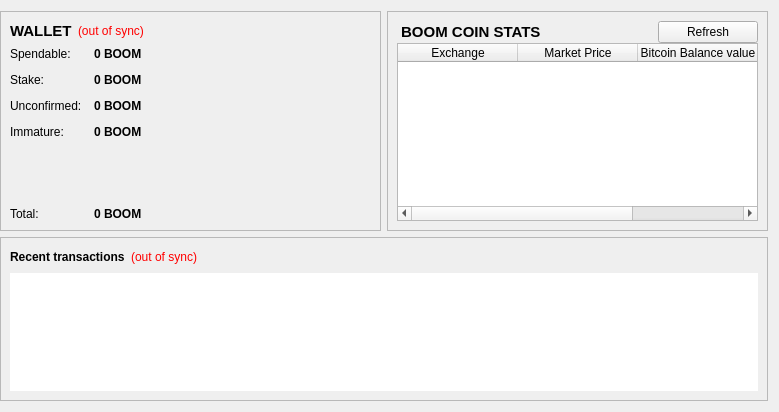
<?xml version="1.0" encoding="UTF-8"?>
<ui version="4.0">
 <class>OverviewPage</class>
 <widget class="QWidget" name="OverviewPage">
  <property name="geometry">
   <rect>
    <x>0</x>
    <y>0</y>
    <width>779</width>
    <height>412</height>
   </rect>
  </property>
  <property name="windowTitle">
   <string>Form</string>
  </property>
  <layout class="QGridLayout" name="gridLayout">
   <property name="leftMargin">
    <number>0</number>
   </property>
   <item row="0" column="0">
    <widget class="QFrame" name="walletContainer">
     <property name="sizePolicy">
      <sizepolicy hsizetype="Preferred" vsizetype="Maximum">
       <horstretch>0</horstretch>
       <verstretch>0</verstretch>
      </sizepolicy>
     </property>
     <property name="maximumSize">
      <size>
       <width>16777215</width>
       <height>220</height>
      </size>
     </property>
     <property name="frameShape">
      <enum>QFrame::StyledPanel</enum>
     </property>
     <property name="frameShadow">
      <enum>QFrame::Raised</enum>
     </property>
     <layout class="QVBoxLayout" name="verticalLayout_4">
      <item>
       <layout class="QHBoxLayout" name="walletHeader">
        <item>
         <widget class="QLabel" name="label_5">
          <property name="font">
           <font>
            <pointsize>11</pointsize>
            <weight>75</weight>
            <bold>true</bold>
           </font>
          </property>
          <property name="styleSheet">
           <string notr="true">background-color: transparent;</string>
          </property>
          <property name="text">
           <string>WALLET</string>
          </property>
         </widget>
        </item>
        <item>
         <widget class="QLabel" name="labelWalletStatus">
          <property name="toolTip">
           <string>The displayed information may be out of date. Your wallet automatically synchronizes with the BoomCoin network after a connection is established, but this process has not completed yet.</string>
          </property>
          <property name="styleSheet">
           <string notr="true">QLabel { color: red;Background-color:transparent }</string>
          </property>
          <property name="text">
           <string notr="true">(out of sync)</string>
          </property>
          <property name="alignment">
           <set>Qt::AlignLeading|Qt::AlignLeft|Qt::AlignVCenter</set>
          </property>
         </widget>
        </item>
        <item>
         <spacer name="horizontalSpacer_2">
          <property name="orientation">
           <enum>Qt::Horizontal</enum>
          </property>
          <property name="sizeHint" stdset="0">
           <size>
            <width>40</width>
            <height>20</height>
           </size>
          </property>
         </spacer>
        </item>
       </layout>
      </item>
      <item>
       <layout class="QFormLayout" name="walletStatus">
        <property name="fieldGrowthPolicy">
         <enum>QFormLayout::AllNonFixedFieldsGrow</enum>
        </property>
        <property name="horizontalSpacing">
         <number>12</number>
        </property>
        <property name="verticalSpacing">
         <number>12</number>
        </property>
        <item row="0" column="0">
         <widget class="QLabel" name="label">
          <property name="styleSheet">
           <string notr="true">background-color: transparent;</string>
          </property>
          <property name="text">
           <string>Spendable:</string>
          </property>
         </widget>
        </item>
        <item row="0" column="1">
         <widget class="QLabel" name="labelBalance">
          <property name="font">
           <font>
            <weight>75</weight>
            <bold>true</bold>
           </font>
          </property>
          <property name="cursor">
           <cursorShape>IBeamCursor</cursorShape>
          </property>
          <property name="toolTip">
           <string>Your current spendable balance</string>
          </property>
          <property name="styleSheet">
           <string notr="true"/>
          </property>
          <property name="text">
           <string notr="true">0 BOOM</string>
          </property>
          <property name="textInteractionFlags">
           <set>Qt::LinksAccessibleByMouse|Qt::TextSelectableByKeyboard|Qt::TextSelectableByMouse</set>
          </property>
         </widget>
        </item>
        <item row="1" column="0">
         <widget class="QLabel" name="label_6">
          <property name="styleSheet">
           <string notr="true">background-color: transparent;</string>
          </property>
          <property name="text">
           <string>Stake:</string>
          </property>
         </widget>
        </item>
        <item row="1" column="1">
         <widget class="QLabel" name="labelStake">
          <property name="font">
           <font>
            <weight>75</weight>
            <bold>true</bold>
           </font>
          </property>
          <property name="cursor">
           <cursorShape>IBeamCursor</cursorShape>
          </property>
          <property name="toolTip">
           <string>Total of coins that was staked, and do not yet count toward the current balance</string>
          </property>
          <property name="text">
           <string notr="true">0 BOOM</string>
          </property>
          <property name="textInteractionFlags">
           <set>Qt::LinksAccessibleByMouse|Qt::TextSelectableByKeyboard|Qt::TextSelectableByMouse</set>
          </property>
         </widget>
        </item>
        <item row="2" column="0">
         <widget class="QLabel" name="label_3">
          <property name="styleSheet">
           <string notr="true">background-color: transparent;</string>
          </property>
          <property name="text">
           <string>Unconfirmed:</string>
          </property>
         </widget>
        </item>
        <item row="2" column="1">
         <widget class="QLabel" name="labelUnconfirmed">
          <property name="font">
           <font>
            <weight>75</weight>
            <bold>true</bold>
           </font>
          </property>
          <property name="cursor">
           <cursorShape>IBeamCursor</cursorShape>
          </property>
          <property name="toolTip">
           <string>Total of transactions that have yet to be confirmed, and do not yet count toward the current balance</string>
          </property>
          <property name="text">
           <string notr="true">0 BOOM</string>
          </property>
          <property name="textInteractionFlags">
           <set>Qt::LinksAccessibleByMouse|Qt::TextSelectableByKeyboard|Qt::TextSelectableByMouse</set>
          </property>
         </widget>
        </item>
        <item row="3" column="0">
         <widget class="QLabel" name="labelImmatureText">
          <property name="styleSheet">
           <string notr="true">background-color: transparent;</string>
          </property>
          <property name="text">
           <string>Immature:</string>
          </property>
         </widget>
        </item>
        <item row="3" column="1">
         <widget class="QLabel" name="labelImmature">
          <property name="font">
           <font>
            <weight>75</weight>
            <bold>true</bold>
           </font>
          </property>
          <property name="toolTip">
           <string>Mined balance that has not yet matured</string>
          </property>
          <property name="text">
           <string notr="true">0 BOOM</string>
          </property>
          <property name="textInteractionFlags">
           <set>Qt::LinksAccessibleByMouse|Qt::TextSelectableByKeyboard|Qt::TextSelectableByMouse</set>
          </property>
         </widget>
        </item>
        <item row="4" column="0">
         <spacer name="verticalSpacer">
          <property name="orientation">
           <enum>Qt::Vertical</enum>
          </property>
          <property name="sizeHint" stdset="0">
           <size>
            <width>20</width>
            <height>40</height>
           </size>
          </property>
         </spacer>
        </item>
        <item row="4" column="1">
         <spacer name="verticalSpacer_2">
          <property name="orientation">
           <enum>Qt::Vertical</enum>
          </property>
          <property name="sizeHint" stdset="0">
           <size>
            <width>20</width>
            <height>40</height>
           </size>
          </property>
         </spacer>
        </item>
        <item row="5" column="0">
         <widget class="QLabel" name="labelTotalText">
          <property name="styleSheet">
           <string notr="true">background-color: transparent;</string>
          </property>
          <property name="text">
           <string>Total:</string>
          </property>
         </widget>
        </item>
        <item row="5" column="1">
         <widget class="QLabel" name="labelTotal">
          <property name="font">
           <font>
            <weight>75</weight>
            <bold>true</bold>
           </font>
          </property>
          <property name="cursor">
           <cursorShape>IBeamCursor</cursorShape>
          </property>
          <property name="toolTip">
           <string>Your current total balance</string>
          </property>
          <property name="text">
           <string notr="true">0 BOOM</string>
          </property>
          <property name="textInteractionFlags">
           <set>Qt::LinksAccessibleByMouse|Qt::TextSelectableByKeyboard|Qt::TextSelectableByMouse</set>
          </property>
         </widget>
        </item>
       </layout>
      </item>
     </layout>
    </widget>
   </item>
   <item row="0" column="1">
    <widget class="QFrame" name="hashTokenStatusContainer">
     <property name="sizePolicy">
      <sizepolicy hsizetype="Preferred" vsizetype="Fixed">
       <horstretch>0</horstretch>
       <verstretch>0</verstretch>
      </sizepolicy>
     </property>
     <property name="maximumSize">
      <size>
       <width>16777215</width>
       <height>220</height>
      </size>
     </property>
     <property name="frameShape">
      <enum>QFrame::StyledPanel</enum>
     </property>
     <property name="frameShadow">
      <enum>QFrame::Raised</enum>
     </property>
     <layout class="QVBoxLayout" name="verticalLayout_2">
      <property name="spacing">
       <number>0</number>
      </property>
      <item>
       <layout class="QHBoxLayout" name="hashTokenStatusHeader">
        <item>
         <widget class="QLabel" name="label_7">
          <property name="font">
           <font>
            <pointsize>11</pointsize>
            <weight>75</weight>
            <bold>true</bold>
           </font>
          </property>
          <property name="styleSheet">
           <string notr="true">background-color: transparent;</string>
          </property>
          <property name="text">
           <string> BOOM COIN STATS</string>
          </property>
          <property name="indent">
           <number>0</number>
          </property>
         </widget>
        </item>
        <item>
         <spacer name="horizontalSpacer_3">
          <property name="orientation">
           <enum>Qt::Horizontal</enum>
          </property>
          <property name="sizeHint" stdset="0">
           <size>
            <width>40</width>
            <height>20</height>
           </size>
          </property>
         </spacer>
        </item>
        <item>
         <widget class="QPushButton" name="btnRefreshMarket">
          <property name="sizePolicy">
           <sizepolicy hsizetype="Minimum" vsizetype="Maximum">
            <horstretch>0</horstretch>
            <verstretch>0</verstretch>
           </sizepolicy>
          </property>
          <property name="minimumSize">
           <size>
            <width>100</width>
            <height>0</height>
           </size>
          </property>
          <property name="text">
           <string>Refresh</string>
          </property>
         </widget>
        </item>
       </layout>
      </item>
      <item>
       <widget class="QTableWidget" name="marketsView">
        <property name="editTriggers">
         <set>QAbstractItemView::NoEditTriggers</set>
        </property>
        <property name="selectionMode">
         <enum>QAbstractItemView::SingleSelection</enum>
        </property>
        <property name="selectionBehavior">
         <enum>QAbstractItemView::SelectRows</enum>
        </property>
        <property name="showGrid">
         <bool>false</bool>
        </property>
        <property name="gridStyle">
         <enum>Qt::NoPen</enum>
        </property>
        <attribute name="horizontalHeaderDefaultSectionSize">
         <number>120</number>
        </attribute>
        <attribute name="horizontalHeaderHighlightSections">
         <bool>false</bool>
        </attribute>
        <attribute name="horizontalHeaderStretchLastSection">
         <bool>true</bool>
        </attribute>
        <attribute name="verticalHeaderVisible">
         <bool>false</bool>
        </attribute>
        <column>
         <property name="text">
          <string>Exchange</string>
         </property>
        </column>
        <column>
         <property name="text">
          <string>Market Price</string>
         </property>
        </column>
        <column>
         <property name="text">
          <string>Bitcoin Balance value</string>
         </property>
        </column>
       </widget>
      </item>
     </layout>
    </widget>
   </item>
   <item row="1" column="0" colspan="2">
    <widget class="QFrame" name="transactionContainer">
     <property name="frameShape">
      <enum>QFrame::StyledPanel</enum>
     </property>
     <property name="frameShadow">
      <enum>QFrame::Raised</enum>
     </property>
     <layout class="QVBoxLayout" name="verticalLayout">
      <item>
       <layout class="QHBoxLayout" name="recentTransactionsHeader">
        <item>
         <widget class="QLabel" name="label_4">
          <property name="styleSheet">
           <string notr="true">background-color: transparent;</string>
          </property>
          <property name="text">
           <string>&lt;b&gt;Recent transactions&lt;/b&gt;</string>
          </property>
         </widget>
        </item>
        <item>
         <widget class="QLabel" name="labelTransactionsStatus">
          <property name="toolTip">
           <string>The displayed information may be out of date. Your wallet automatically synchronizes with the BoomCoin network after a connection is established, but this process has not completed yet.</string>
          </property>
          <property name="styleSheet">
           <string notr="true">QLabel { color: red;Background-color:transparent }</string>
          </property>
          <property name="text">
           <string notr="true">(out of sync)</string>
          </property>
          <property name="alignment">
           <set>Qt::AlignRight|Qt::AlignTrailing|Qt::AlignVCenter</set>
          </property>
         </widget>
        </item>
        <item>
         <spacer name="horizontalSpacer">
          <property name="orientation">
           <enum>Qt::Horizontal</enum>
          </property>
          <property name="sizeHint" stdset="0">
           <size>
            <width>40</width>
            <height>20</height>
           </size>
          </property>
         </spacer>
        </item>
       </layout>
      </item>
      <item>
       <widget class="QListView" name="listTransactions">
        <property name="frameShape">
         <enum>QFrame::NoFrame</enum>
        </property>
        <property name="horizontalScrollBarPolicy">
         <enum>Qt::ScrollBarAlwaysOff</enum>
        </property>
        <property name="editTriggers">
         <set>QAbstractItemView::NoEditTriggers</set>
        </property>
        <property name="selectionMode">
         <enum>QAbstractItemView::NoSelection</enum>
        </property>
       </widget>
      </item>
     </layout>
    </widget>
   </item>
  </layout>
 </widget>
 <resources/>
 <connections/>
</ui>
